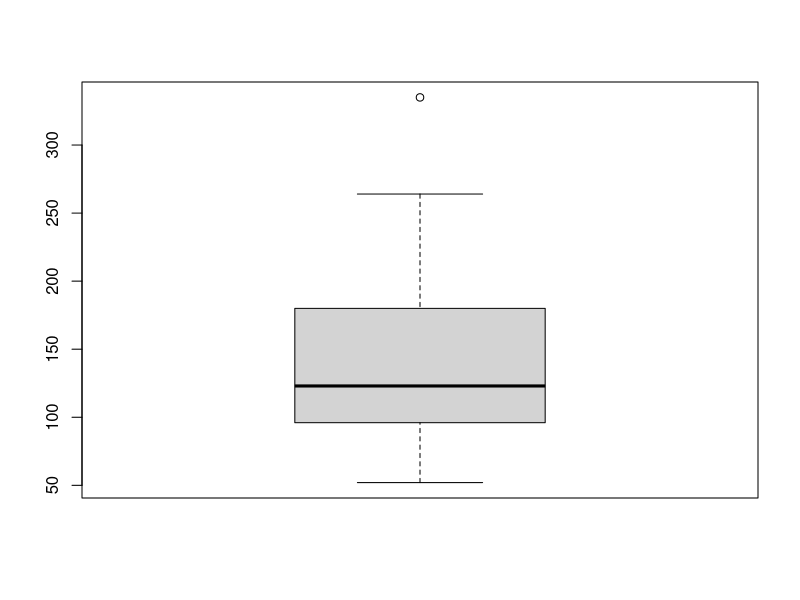
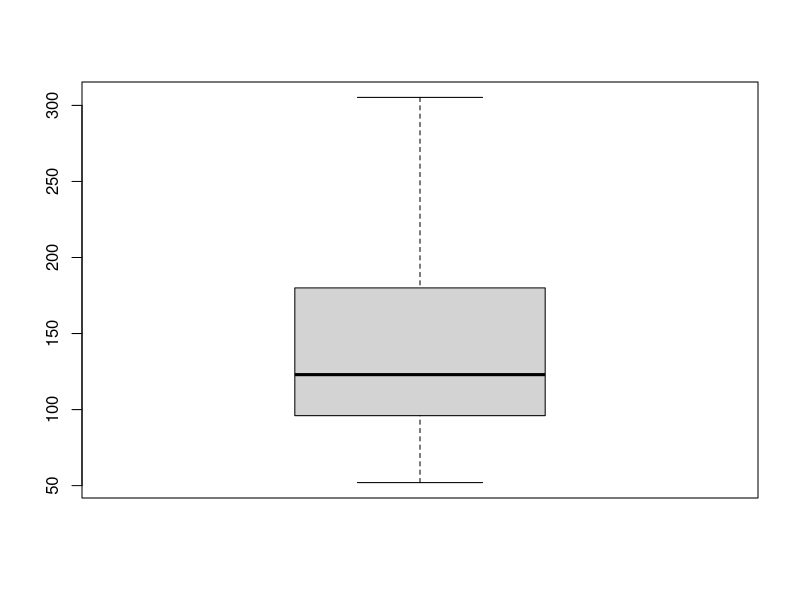

Source code (R) for these figures, in order:
#outliar treatment
d <- 1:20
d
library(scales)
#capping and floaring example at 10 percentage above and below
#squish function works under scale
d2 <- squish(d, round(quantile(d, c(.10, .90))))
d2

#outliar replacement using box plot and quantile strategy
old<-mtcars
mtcars<-mtcars

summary(mtcars$hp)
boxplot(mtcars$hp)

#creating upper limit value
upper<- 180+1.5*IQR(mtcars$hp)
upper

#creating lower limit value
lower<- 96.5-1.5*IQR(mtcars$hp)
lower

#replacement of outlier with upper limit value
mtcars$hp[mtcars$hp > upper]<- upper
summary(mtcars$hp)
boxplot(mtcars$hp)

#lower limit replacement
mtcars$hp[mtcars$hp < lower]<- lower
summary(mtcars$hp)

#outliar treatment with quantile
outputQuantile <- quantile(faithful$waiting, seq(0,1,by=0.05)) #breakup from 0 to 100 at 5%
outputQuantile
cbind(outputQuantile) #for getting the output in column wise

#manually replacement of highest and lowest value through capping and floaring
qn = quantile(faithful$waiting, c(0.01, 0.99), na.rm = TRUE)
df = within(faithful, 
            {
              waiting = ifelse(waiting < qn[1], qn[1], waiting)
              waiting = ifelse(waiting > qn[2], qn[2], waiting)
              }
            )
summary(faithful)
summary(df)
